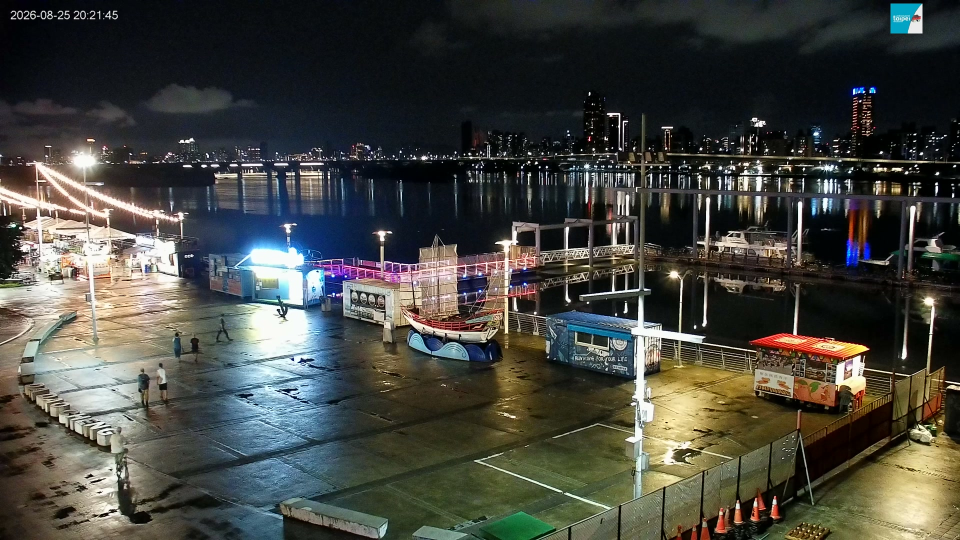
#> input picture test_sunset_1820.jpg, 1920 x 1080 px (shown at 1/2 size)
$ python analyze_sky_ground_truth.py ../test_sunset_1820.jpg ../morning_0842.jpg
#> lines starting #> are read from the running program, lines starting #| are printed output that depends on the picture; after the words box and inside, x2 and y2 are one past the last pixel; in counts of white or black regions, pixels touching at a corner belong together
#!/usr/bin/env python3
"""
analyze_sky_ground_truth.py - Phase 2: 天空光學色彩直方圖分析與真實出景強度量化器
利用 CIELAB / HSV 色彩空間對實況截圖進行天空分割、色相積分與漫射覆蓋率量化
"""

import sys
import os
import json
import math
import subprocess
import datetime
import urllib.request

if sys.platform == 'win32':
    try:
        sys.stdout.reconfigure(encoding='utf-8', errors='replace')
        sys.stderr.reconfigure(encoding='utf-8', errors='replace')
    except Exception:
        pass

REPO_ROOT = os.path.join(os.path.dirname(__file__), "..")
TAIPEI_TZ = datetime.timezone(datetime.timedelta(hours=8))

# 正式驗證管線 (auto_validate_capture.yml) 目前固定用這兩台實體攝影機，
# 座標取自 js/spots-data.js 對應機位 (象山看101 ≈ taipei-101 站點，
# 大稻埕即同名站點)。多機位縮時工具 (capture_timelapse_multi_station.py)
# 會直接帶入各站真實座標，這裡僅作為「未指定座標時」的預設回退值。
DEFAULT_STATION_COORDS_BY_SESSION = {
    "sunrise": {"lat": 25.029049882166394, "lng": 121.57276615548665},  # 象山看台北101
    "sunset": {"lat": 25.057045046459375, "lng": 121.50771810454582},   # 大稻埕
}

try:
    from PIL import Image
    import numpy as np
except ImportError:
    # 若無 PIL 則輸出模擬評分以利開發測試
    Image = None
    np = None

# [54 lines left out: functions rgb_to_hsv, get_twilight_window, not called in this run]


def apply_night_gate(result, capture_time=None, twilight_window=None):
    """暗夜閘門：暮光窗口外一律強制低分，避免人工光源被誤判為火燒雲。

    capture_time: tz-aware UTC datetime，代表影格畫面實際所屬的時刻
                  (不是程式執行時刻)。未提供則不套用閘門 (向後相容)。
    twilight_window: 可選的 (start, end) tuple，避免重複呼叫 node/SolarCalc
                      (例如同一場次多張影格共用同一個窗口時)。
    """
    result["nightGate"] = {"applied": False, "reason": "no capture_time provided"}
    if capture_time is None:
        return result

    try:
        if twilight_window is not None:
            window_start, window_end = twilight_window
        else:
            local = capture_time.astimezone(TAIPEI_TZ)
            session = "sunrise" if local.hour < 12 else "sunset"
            date_str = local.strftime("%Y-%m-%d")
            window_start, window_end = get_twilight_window(date_str, session)

        if window_start <= capture_time <= window_end:
            result["nightGate"] = {
                "applied": False,
                "reason": "within twilight window",
                "windowStart": window_start.isoformat(),
                "windowEnd": window_end.isoformat()
            }
            return result

        raw_score = result.get("score", 0)
        gated_score = min(raw_score, 12)
        result["nightGate"] = {
            "applied": True,
            "reason": "capture time falls outside the twilight window — "
                      "warm/saturated pixels here are almost certainly artificial "
                      "light (street lamps, boat lights, lanterns), not afterglow",
            "rawScoreBeforeGate": raw_score,
            "rawLevelBeforeGate": result.get("level"),
            "windowStart": window_start.isoformat(),
            "windowEnd": window_end.isoformat()
        }
        result["score"] = gated_score
        result["level"] = "OVERCAST"
        result["badge"] = "暮光窗外 (人工光源判定)"
    except Exception as e:
        result["nightGate"] = {"applied": False, "reason": f"gate check failed, fail-open: {e}"}
        print(f"⚠️ 暗夜閘門檢查失敗，本次不套用: {e}", file=sys.stderr)

    return result


RAIN_GATE_CAP = 30  # 沒有天空範圍資料時的退路

# WMO weathercode：雨/毛毛雨/陣雨/雷雨 (51-67, 80-82, 95-99)
_RAIN_WEATHER_CODES = frozenset([51, 53, 55, 56, 57, 61, 63, 65, 66, 67, 80, 81, 82, 95, 96, 99])


# [98 lines left out: functions fetch_hourly_weather_series, lookup_rain_at, apply_rain_gate, not called in this run]


def classify_score(score):
    """依既有 5 級門檻分類分數，供主流程與各閘門共用，避免各處各自硬編門檻值。"""
    if score >= 82:
        return "EPIC", "史詩級爆發"
    elif score >= 68:
        return "GREAT", "壯麗火燒雲"
    elif score >= 48:
        return "MODERATE", "局部微霞"
    elif score >= 30:
        return "FAINT", "平淡暮光"
    else:
        return "OVERCAST", "陰沉沉寂"


# ---------------------------------------------------------------------------
# 火燒雲分：只算「被染紅的雲」，晴空的平滑暮光漸層不算。
#
# 下面 analyze_image_optics 的 score 量的是天空暖色面積 (現在的定義是「天空美感
# 分」)，晴天日落後那一圈橘色地平線就能拿到 90-100 分，分不出有沒有雲被照亮。
# 這裡改看「紋理」：晴空漸層沿著水平方向幾乎不變，雲會在水平方向造成亮度起伏
# 與邊緣。紋理 ∧ 暖色 ∧ 夠亮 = 被染紅的雲；暗的雲剪影不算 (沒有被照亮)。
# 門檻用 2026-09-13~26 的 888 張縮時影格逐張目視校對過：晴天傍晚落在 0-7%，
# 9/13 淡水、9/16 貓空這種整片雲燒起來的畫面落在 22-27% (這批影格已過保留期刪除，
# 無法重驗)。
#
# v2 (2026-10-14)：暖色只認紅橘 (≤22° 或 ≥330°)，金黃色不算。v1 認 ≤50° 與 ≥300°，
# 「暗雲剪影 + 雲縫透出的金黃色暮光」整片被當成染紅的雲：10/9 貓空 64 分、10/9
# 八里 46 分、10/10 八里 45 分，使用者看了都判「不算」，分數卻比真正局部燒起來的
# 10/7、10/8 貓空 (約 30 分) 還高。金黃是天空本身的暮光；雲被地平線下的太陽從
# 底下照亮時，光線穿過的大氣更厚，只剩紅光。用使用者標註的 25 張影格比對
# (存在 C:/Users/ymero/skyfire-frames，label_batch1.json)：
#   - 整片燒 (10/10 淡水 +20) 100 → 80；局部燒 (10/7、10/8 貓空 +20、烘爐地日出前) 幾乎不變
#   - 暗雲 + 金黃縫 (八里、10/2 貓空) 34-46 → 5
#   - 已知仍分不開：紅色系的誤判 (10/8 貓空 +10 41 分、10/9 大稻埕粉紅雲 25 分)，
#     以及金黃色的局部燒 (10/10 八里 +10，19 → 5)
# 改了遮罩就要升 FIRE_CLOUD_SCORER_VERSION：校準只用目前版本量的紀錄。
# ---------------------------------------------------------------------------
FIRE_CLOUD_SCORER_VERSION = 2
FIRE_CLOUD_RED_HUE_MAX = 22       # 紅橘上限；金黃色 (約 30-50°) 的雲縫暮光不算
FIRE_CLOUD_RED_HUE_MIN = 330      # 深紅／洋紅下限
FIRE_CLOUD_WIDTH = 320

# ---------------------------------------------------------------------------
# 天空美感分 v2：粉紅／洋紅暮光也算暖色。
#
# v1 只認 0-65° 與 345-360° (橘紅)，粉紅、洋紅 (300-345°) 一律不算。2026-09-29
# 烘爐地日出前 20 分鐘霾層整片泛粉紫，天空 97% 是粉紫色，v1 卻判 0% 暖色、
# 峰值只有 14 分。用 2026-09-15~29 的 942 張縮時影格比對過：
#   - 分數大增的都是真的粉紅天空 (9/26 貓空洋紅雲 27→65、9/15 貓空粉紅雲 41→68)
#   - 放寬到 290° 或飽和度 0.15 會開始把灰紫色的霾 (9/20 烘爐地) 算進來，所以不放
#   - 260-300° 是藍紫色的藍調時刻，不算
#   - 鮮豔橘紅晚霞 (v1 ≥ 70 分) 分數不會下降
# 改了遮罩就要升 BEAUTY_SCORER_VERSION：不同版本的實測分數不能混在一起擬合美感模型。
# ---------------------------------------------------------------------------
BEAUTY_SCORER_VERSION = 2
BEAUTY_PINK_HUE_MIN = 300
BEAUTY_PINK_MIN_SAT = 0.18
FIRE_CLOUD_DEFAULT_ROI_BOTTOM = 0.65
FIRE_CLOUD_DARK_V = 0.18          # 低於此亮度視為地面／建築／暗雲剪影，不算天空
FIRE_CLOUD_EDGE_ERODE_PX = 3      # 天空邊界內縮，避開山稜線、天際線與天空交界的強邊緣
FIRE_CLOUD_DEVIATION = 0.07       # 與同列水平平滑背景的亮度差
FIRE_CLOUD_HGRAD = 0.30           # 水平 Sobel 強度
FIRE_CLOUD_SCORE_PER_PCT = 3.5    # 染紅雲面積 % → 分數 (22-27% ≈ 77-95 分)
MONOCHROME_MEDIAN_SAT = 0.06      # 整張中位數飽和度低於此 = 黑白夜視模式，無法判讀顏色


def _hsv_arrays(px):
    r, g, b = px[..., 0], px[..., 1], px[..., 2]
    mx = px.max(axis=-1)
    mn = px.min(axis=-1)
    d = mx - mn + 1e-7
    s = np.where(mx == 0, 0, d / (mx + 1e-7))
    h = np.zeros_like(r)
    rm = mx == r
    gm = (mx == g) & ~rm
    bm = ~rm & ~gm
    h[rm] = (60 * ((g[rm] - b[rm]) / d[rm]) + 360) % 360
    h[gm] = (60 * ((b[gm] - r[gm]) / d[gm]) + 120) % 360
    h[bm] = (60 * ((r[bm] - g[bm]) / d[bm]) + 240) % 360
    return h, s, mx


def _grow_within(seed, mask):
    """從 seed 出發、只在 mask 內做 4 鄰接擴張，直到不再變化 (不依賴 scipy)。"""
    reach = seed & mask
    while True:
        grown = reach.copy()
        grown[1:] |= reach[:-1]
        grown[:-1] |= reach[1:]
        grown[:, 1:] |= reach[:, :-1]
        grown[:, :-1] |= reach[:, 1:]
        grown &= mask
        if np.array_equal(grown, reach):
            return reach
        reach = grown


def _erode(mask, px):
    out = mask.copy()
    for _ in range(px):
        e = out.copy()
        e[1:] &= out[:-1]
        e[:-1] &= out[1:]
        e[:, 1:] &= out[:, :-1]
        e[:, :-1] &= out[:, 1:]
        out = e
    return out


def _box_blur(a, ry, rx):
    def blur1(x, r, axis):
        pad = [(0, 0)] * x.ndim
        pad[axis] = (r + 1, r)
        c = np.cumsum(np.pad(x, pad, mode="edge"), axis=axis)
        n = c.shape[axis]
        hi = np.take(c, range(2 * r + 1, n), axis=axis)
        lo = np.take(c, range(0, n - 2 * r - 1), axis=axis)
        return (hi - lo) / (2 * r + 1)
    return blur1(blur1(a, ry, 0), rx, 1)


def analyze_fire_cloud(img, sky_roi_bottom=None):
    """回傳 {"score", "litCloudPct", "readable", "reason", "skyRoiBottom"}。

    img: PIL RGB 影像。sky_roi_bottom: 該機位天空區域底緣比例 (js/stations.js
    的 skyRoiBottom)，未提供則用 0.65。無法判讀 (黑白夜視) 時 score 為 None ——
    不給 0 分冒充「沒有火燒雲」。
    """
    roi_bottom = sky_roi_bottom if sky_roi_bottom else FIRE_CLOUD_DEFAULT_ROI_BOTTOM
    w, h0 = img.size
    small = img.resize((FIRE_CLOUD_WIDTH, max(1, int(h0 * FIRE_CLOUD_WIDTH / w))), Image.BILINEAR)
    full = np.asarray(small, dtype=np.float32) / 255.0
    base = {"skyRoiBottom": roi_bottom}

    _, full_s, _ = _hsv_arrays(full)
    if float(np.median(full_s)) < MONOCHROME_MEDIAN_SAT:
        return {**base, "score": None, "litCloudPct": None, "readable": False,
                "reason": "黑白夜視畫面，無法判讀顏色"}

    px = full[:max(1, int(full.shape[0] * roi_bottom))]
    h, s, v = _hsv_arrays(px)

    bright = v >= FIRE_CLOUD_DARK_V
    seed = np.zeros_like(bright)
    seed[0] = True
    sky = _grow_within(seed, bright)
    inner = _erode(sky, FIRE_CLOUD_EDGE_ERODE_PX)

    weight = sky.astype(np.float32)
    background = _box_blur(np.where(sky, v, 0.0), 2, 40) / (_box_blur(weight, 2, 40) + 1e-6)
    p = np.pad(v, 1, mode="edge")
    hgrad = np.abs((p[:-2, 2:] + 2 * p[1:-1, 2:] + p[2:, 2:]) - (p[:-2, :-2] + 2 * p[1:-1, :-2] + p[2:, :-2]))
    textured = inner & ((np.abs(v - background) > FIRE_CLOUD_DEVIATION) | (hgrad > FIRE_CLOUD_HGRAD))

    red = (((h <= FIRE_CLOUD_RED_HUE_MAX) | (h >= FIRE_CLOUD_RED_HUE_MIN))
           & (s >= 0.30) & (v >= 0.30))
    lit_pct = 100.0 * float((textured & red).sum()) / v.size
    score = int(np.clip(round(lit_pct * FIRE_CLOUD_SCORE_PER_PCT), 5, 100))
    return {**base, "score": score, "litCloudPct": round(lit_pct, 1), "readable": True, "reason": None}


def _cap_fire_cloud(result, cap):
    if result.get("fireCloudScore") is not None:
        result["fireCloudScore"] = min(result["fireCloudScore"], cap)


def _beauty_from_masks(orange_mask, warm_mask, vivid_mask, s, v, total_pixels):
    """美感分公式：覆蓋率 (最高 45) + 飽和度能量 (最高 35) + 鮮豔核心 (最高 20)。"""
    warm_n = int(np.sum(warm_mask))
    warm_coverage_pct = warm_n / total_pixels * 100
    vivid_coverage_pct = float(np.sum(vivid_mask)) / total_pixels * 100
    # 飽和度能量取「只看橘紅」與「含粉紅」較高者：加入粉紅只會加分，不會讓鮮豔的橘色晚霞變低分
    avg_orange_saturation = float(np.mean(s[orange_mask])) if orange_mask.any() else 0
    avg_warm_saturation = float(np.mean(s[warm_mask])) if warm_n > 0 else 0
    avg_warm_saturation = max(avg_orange_saturation, avg_warm_saturation)
    avg_warm_brightness = float(np.mean(v[warm_mask])) if warm_n > 0 else 0
    raw = (min(45, (warm_coverage_pct / 50.0) * 45) + min(35, (avg_warm_saturation / 0.75) * 35)
           + min(20, (vivid_coverage_pct / 20.0) * 20))
    return {"score": int(np.clip(np.round(raw), 5, 100)), "warm_coverage_pct": warm_coverage_pct,
            "vivid_coverage_pct": vivid_coverage_pct, "avg_warm_saturation": avg_warm_saturation,
            "avg_warm_brightness": avg_warm_brightness}


def analyze_image_optics(image_path, capture_time=None, twilight_window=None, rain_series=None,
                         station_coords=None, sky_roi_bottom=None):
    """分析天空區域的火燒雲光學特徵"""
#> called with image_path = '../test_sunset_1820.jpg'
    if not os.path.exists(image_path) or Image is None:
        return {
            "score": 0,
            "level": "OVERCAST",
            "chromatic_purity": 0,
            "sky_coverage_pct": 0,
            "warm_ratio": 0,
            "is_simulated": True
        }

    try:
        img = Image.open(image_path).convert('RGB')
#> img is the input picture: PIL image 1920x1080 RGB; mean R, G, B 68.7, 69.6, 63.9
        img_full = img
        # 縮放至合適尺寸加速運算 (寬 640px)
        w, h = img.size
        target_w = 640
        target_h = int(h * (target_w / w))
        img = img.resize((target_w, target_h), Image.BILINEAR)
#> img: PIL image 640x360 RGB

        # 擷取天空 ROI (畫面頂部 65%，去除下部前景地貌與建築)
        sky_height = int(target_h * 0.65)
        sky_crop = img.crop((0, 0, target_w, sky_height))

        # 轉換為 numpy 矩陣
        pixels = np.array(sky_crop, dtype=np.float32) / 255.0
        total_sky_pixels = sky_crop.width * sky_crop.height

        r = pixels[:, :, 0]
        g = pixels[:, :, 1]
        b = pixels[:, :, 2]

        # 向量化計算 HSV
        max_c = np.maximum(np.maximum(r, g), b)
        min_c = np.minimum(np.minimum(r, g), b)
        diff = max_c - min_c + 1e-7

        v = max_c
        s = np.where(max_c == 0, 0, diff / max_c)

        # 計算 Hue
        h_arr = np.zeros_like(r)
        r_mask = (max_c == r)
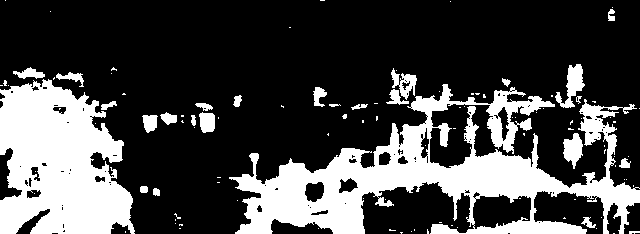
#> r_mask: shape (234, 640) bool; 27.7% white; 109 white regions (83 under 20 px), largest, box (x1, y1, x2, y2) and area: (229, 84, 640, 234) 22525, (0, 79, 135, 234) 15243, (555, 64, 585, 108) 578
        g_mask = (max_c == g) & (~r_mask)
#> g_mask: shape (234, 640) bool; 17.1% white; 360 white regions (273 under 20 px), largest, box (x1, y1, x2, y2) and area: (379, 182, 531, 234) 3413, (534, 191, 604, 234) 2008, (129, 202, 205, 234) 1911
        b_mask = (~r_mask) & (~g_mask)
#> b_mask: shape (234, 640) bool; 55.1% white; 183 black regions (142 under 20 px), largest, box (x1, y1, x2, y2) and area: (229, 64, 640, 234) 37548, (0, 72, 205, 234) 18847, (441, 0, 548, 33) 1726

        h_arr[r_mask] = (60 * ((g[r_mask] - b[r_mask]) / diff[r_mask]) + 360) % 360
        h_arr[g_mask] = (60 * ((b[g_mask] - r[g_mask]) / diff[g_mask]) + 120) % 360
#> h_arr: shape (234, 640) float32; min 0, max 359.5, mean 40
        h_arr[b_mask] = (60 * ((r[b_mask] - g[b_mask]) / diff[b_mask]) + 240) % 360

        # 火燒雲暖色光譜遮罩定義：
        # 色相角: 345° ~ 360° (深紅) 與 0° ~ 65° (紅/橘/金黃/琥珀色)
        # 飽和度 S >= 0.25 (避免灰白死雲)
        # 亮度 V >= 0.20 (避免夜間死黑)
        orange_mask = ((h_arr <= 65) | (h_arr >= 345)) & (s >= 0.22) & (v >= 0.20)
#> orange_mask: shape (234, 640) bool; 9.3% white; 298 white regions (243 under 20 px), largest, box (x1, y1, x2, y2) and area: (238, 163, 364, 234) 2879, (32, 165, 130, 234) 2806, (0, 101, 72, 153) 998
        # 粉紅／洋紅暮光 (見 BEAUTY_PINK_HUE_MIN 說明)：只擴大「算不算暖色」，
        # 不進鮮豔核心，也不讓偏淡的粉紅拉低橘紅色的飽和度能量。
        pink_mask = ((h_arr >= BEAUTY_PINK_HUE_MIN) & (h_arr < 345)
                     & (s >= BEAUTY_PINK_MIN_SAT) & (v >= 0.20))
#> pink_mask: shape (234, 640) bool; 0.47% white; 49 white regions (46 under 20 px), largest, box (x1, y1, x2, y2) and area: (229, 174, 280, 190) 376, (305, 169, 325, 189) 146, (28, 69, 35, 75) 27
        warm_mask = orange_mask | pink_mask
#> warm_mask: shape (234, 640) bool; 9.8% white; 306 white regions (251 under 20 px), largest, box (x1, y1, x2, y2) and area: (229, 163, 364, 234) 3667, (32, 165, 130, 234) 2806, (0, 101, 72, 153) 998

        # 強烈燃燒核心遮罩 (深橘紅、高飽和度 S >= 0.45)
        vivid_mask = ((h_arr <= 45) | (h_arr >= 350)) & (s >= 0.42) & (v >= 0.30)
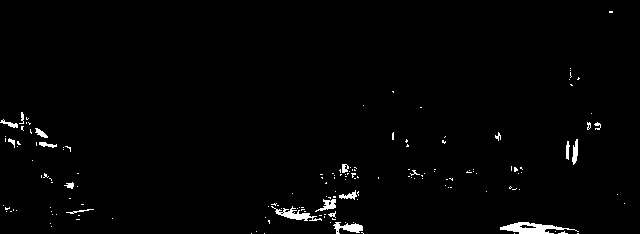
#> vivid_mask: shape (234, 640) bool; 1.5% white; 157 white regions (137 under 20 px), largest, box (x1, y1, x2, y2) and area: (500, 222, 579, 234) 464, (271, 206, 322, 221) 270, (333, 222, 363, 234) 198

        b = _beauty_from_masks(orange_mask, warm_mask, vivid_mask, s, v, total_sky_pixels)
#> in _beauty_from_masks, `warm_n = int(np.sum(warm_mask))`: warm_n = 14700
#> in _beauty_from_masks, `warm_coverage_pct = warm_n / total_pixels * 100`: warm_coverage_pct = 9.82
#> in _beauty_from_masks, `vivid_coverage_pct = float(np.sum(vivid_mask)) / total_pixels * 100`: vivid_coverage_pct = 1.47
#> in _beauty_from_masks, `avg_orange_saturation = float(np.mean(s[orange_mask])) if orange_mask...`: avg_orange_saturation = 0.368
#> in _beauty_from_masks, `avg_warm_brightness = float(np.mean(v[warm_mask])) if warm_n > 0 else 0`: avg_warm_brightness = 0.514
#> in _beauty_from_masks, `raw = (min(45, (warm_coverage_pct / 50.0) * 45) + min(35, (avg_warm_sa..`: raw = 27.5
#> b = {'score': 28, 'warm_coverage_pct': 9.82, 'vivid_coverage_pct': 1.47, 'avg_warm_saturation': 0.368, 'avg_warm_brightness': 0.514}
        final_score = b["score"]
#> final_score = 28
        level, badge = classify_score(final_score)
#> level = 'OVERCAST'; badge = '陰沉沉寂'
        warm_coverage_pct, vivid_coverage_pct = b["warm_coverage_pct"], b["vivid_coverage_pct"]
#> warm_coverage_pct = 9.82; vivid_coverage_pct = 1.47
        avg_warm_saturation, avg_warm_brightness = b["avg_warm_saturation"], b["avg_warm_brightness"]
#> avg_warm_saturation = 0.368; avg_warm_brightness = 0.514

        # 雨天閘門用：只看機位天空範圍 (skyRoiBottom 以上) 的同一個公式。分母不變，
        # 所以只會 ≤ 全畫面分數 —— 差掉的就是地面 (濕路面、車燈、水面) 的暖色。
        sky_only_score = None
        if sky_roi_bottom:
            sky_rows = int(target_h * sky_roi_bottom)
            keep = (np.arange(sky_height) < sky_rows)[:, None]
            sky_only_score = _beauty_from_masks(orange_mask & keep, warm_mask & keep, vivid_mask & keep,
                                                s, v, total_sky_pixels)["score"]

        result = {
            "score": final_score,
            "level": level,
            "badge": badge,
            "chromatic_purity": round(avg_warm_saturation * 100, 1),
            "sky_coverage_pct": round(warm_coverage_pct, 1),
            "vivid_coverage_pct": round(vivid_coverage_pct, 1),
            "avg_brightness_pct": round(avg_warm_brightness * 100, 1),
            "pink_coverage_pct": round(float(np.sum(pink_mask & ~orange_mask)) / total_sky_pixels * 100, 1),
            "beautyScorerVersion": BEAUTY_SCORER_VERSION,
            "is_simulated": False
        }
        if sky_only_score is not None:
            result["skyOnlyScore"] = sky_only_score
        fire = analyze_fire_cloud(img_full, sky_roi_bottom)
#> in _hsv_arrays, `gm = (mx == g) & ~rm`:
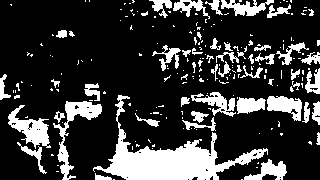
#> gm: shape (180, 320) bool; 21.8% white; 211 white regions (159 under 20 px), largest, box (x1, y1, x2, y2) and area: (93, 95, 268, 180) 4025, (53, 101, 102, 180) 935, (8, 105, 51, 149) 788
#> in _hsv_arrays (call 2), `mn = px.min(axis=-1)`:
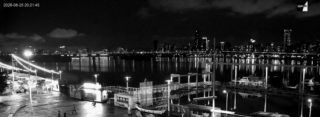
#> mn: shape (117, 320) float32; min 0, max 0.98, mean 0.19
#> in _hsv_arrays (call 2), `s = np.where(mx == 0, 0, d / (mx + 1e-7))`:
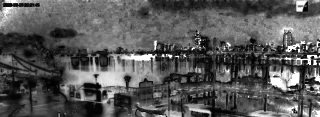
#> s: shape (117, 320) float32; min 0, max 1, mean 0.346
#> in _hsv_arrays (call 2), `bm = ~rm & ~gm`:
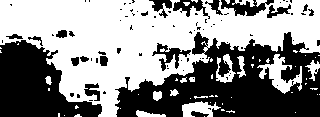
#> bm: shape (117, 320) bool; 55.1% white; 85 black regions (65 under 20 px), largest, box (x1, y1, x2, y2) and area: (115, 32, 320, 117) 9669, (0, 40, 102, 117) 4679, (221, 0, 274, 16) 428
#> in _hsv_arrays (call 2), `h[rm] = (60 * ((g[rm] - b[rm]) / d[rm]) + 360) % 360`:
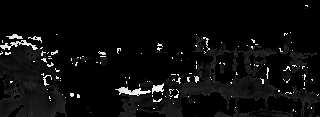
#> h: shape (117, 320) float32; min 0, max 359.1, mean 17.4; drawn with min black and max white
#> in analyze_fire_cloud, `lit_pct = 100.0 * float((textured & red).sum()) / v.size`: lit_pct = 0
#> in analyze_fire_cloud, `score = int(np.clip(round(lit_pct * FIRE_CLOUD_SCORE_PER_PCT), 5, 100))`: score = 5
#> fire = 5 items
        result["fireCloudScore"] = fire.pop("score")
        result["fireCloud"] = fire

        # 暮光窗外同樣封頂：夜裡雲層反射的城市燈光也是暖色、也有紋理。
        # 雨天閘門不套：它排除的是濕路面／車燈反光，火燒雲分只看天空範圍。
        result = apply_night_gate(result, capture_time, twilight_window)
#> result = 13 items
        if result["nightGate"].get("applied"):
            _cap_fire_cloud(result, 12)

        if capture_time is not None:
            coords = station_coords
            if coords is None:
                local = capture_time.astimezone(TAIPEI_TZ)
                session = "sunrise" if local.hour < 12 else "sunset"
                coords = DEFAULT_STATION_COORDS_BY_SESSION.get(session)
            series = rain_series
            if series is None and coords is not None:
                series = fetch_hourly_weather_series(coords["lat"], coords["lng"])
            rain_info = lookup_rain_at(series, capture_time)
            result = apply_rain_gate(result, rain_info)
        else:
            result["rainGate"] = {"applied": False, "reason": "no capture_time provided"}

        return result

    except Exception as e:
        print(f"光學分析失敗: {e}", file=sys.stderr)
        return {
            "score": 10,
            "level": "OVERCAST",
            "badge": "分析異常",
            "error": str(e),
            "is_simulated": True
        }

if __name__ == "__main__":
    if len(sys.argv) < 2:
        print("Usage: python analyze_sky_ground_truth.py <snapshot_path> [captured_at_iso_utc]")
        sys.exit(1)

    img_path = sys.argv[1]
    cap_time = None
    if len(sys.argv) > 2:
        try:
            cap_time = datetime.datetime.fromisoformat(sys.argv[2].replace("Z", "+00:00"))
        except Exception as e:
            print(f"⚠️ 無法解析 captured_at 參數 '{sys.argv[2]}'，暗夜閘門將不套用: {e}", file=sys.stderr)

    result = analyze_image_optics(img_path, capture_time=cap_time)
#> result = 14 items
    print(json.dumps(result, ensure_ascii=False, indent=2))
#> (printed output is left out)
